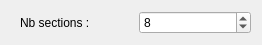
<?xml version="1.0" encoding="UTF-8"?>
<ui version="4.0">
 <class>sectionsTaskPanel</class>
 <widget class="QDialog" name="sectionsTaskPanel">
  <property name="enabled">
   <bool>true</bool>
  </property>
  <property name="geometry">
   <rect>
    <x>0</x>
    <y>0</y>
    <width>262</width>
    <height>42</height>
   </rect>
  </property>
  <property name="windowTitle">
   <string>Fuselage sections parameters</string>
  </property>
  <layout class="QVBoxLayout" name="verticalLayout_2">
   <item>
    <layout class="QHBoxLayout" name="horizontalLayout">
     <item>
      <layout class="QGridLayout" name="gridLayout">
       <property name="leftMargin">
        <number>9</number>
       </property>
       <item row="2" column="0">
        <widget class="QLabel" name="lNbSections">
         <property name="text">
          <string>Nb sections :</string>
         </property>
        </widget>
       </item>
       <item row="2" column="1">
        <widget class="QSpinBox" name="sbNbSections">
         <property name="minimum">
          <number>3</number>
         </property>
         <property name="value">
          <number>8</number>
         </property>
        </widget>
       </item>
      </layout>
     </item>
    </layout>
   </item>
  </layout>
 </widget>
 <resources/>
 <connections/>
</ui>
